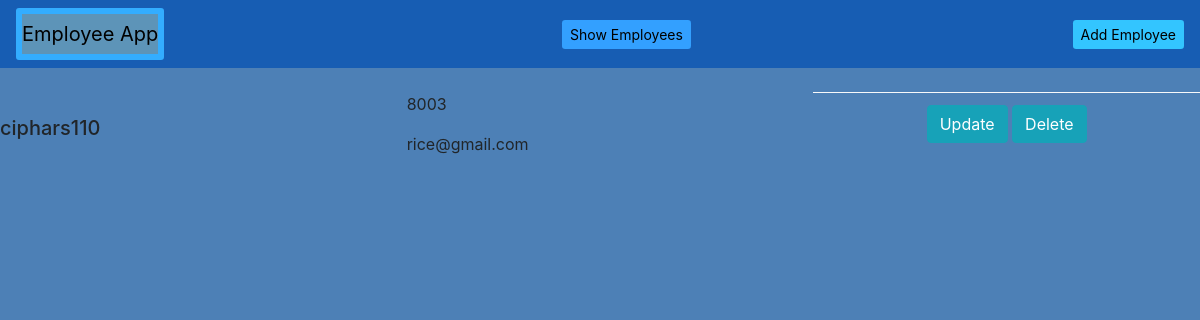
The app's page /employee/, older data.
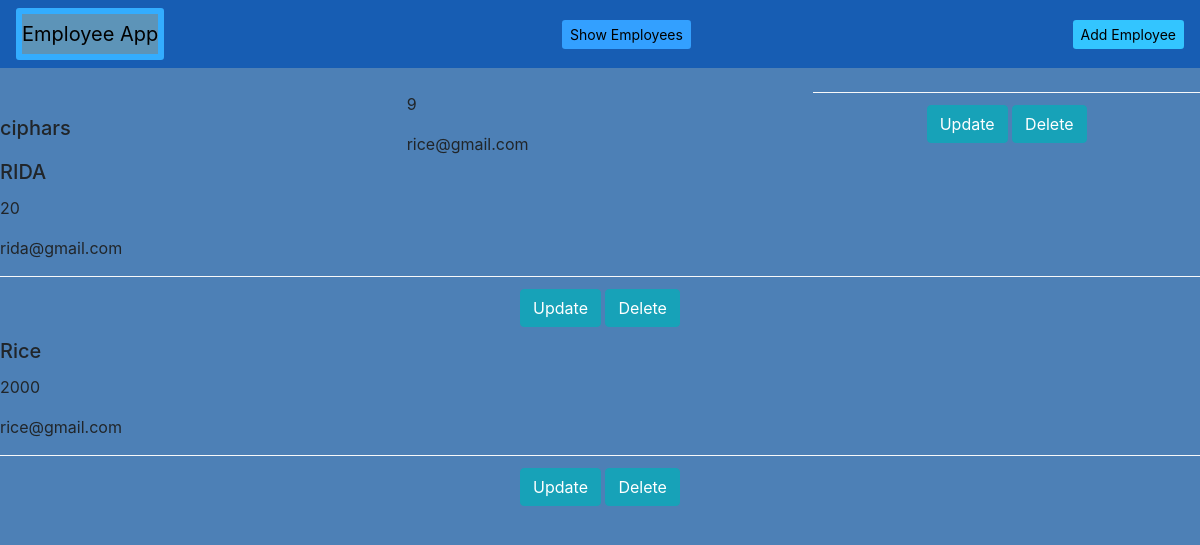
The same page, newer data.
### employeeapp/models.py (models this page shows, shortened)
class Salary(models.Model):
    employee = models.OneToOneField(Employee, on_delete=models.CASCADE, primary_key=True)
    salary = models.IntegerField(null=False)
    bankname = models.CharField(max_length=20, default="no bank info")
    def __str__(self):
        return str(self.salary)

class Employee(models.Model):
    department = models.ForeignKey('Department', on_delete=models.CASCADE) # MANY TO ONE R/SHIP
    name = models.CharField(max_length=20, null=False)
    email = models.EmailField(blank=True)

### employeeapp/views.py (the view)
# urls.py: path('', views.index, name="index"),
def index(request):
    salaries = Salary.objects.all()
    return render(request, "base.html", {'salaries': salaries})

### templates/base.html (shortened to what this page needs)
<!DOCTYPE html>
{% load static %}
<html>
<head>
    <link rel="stylesheet" href="https://stackpath.bootstrapcdn.com/bootstrap/4.3.1/css/bootstrap.min.css"
>
</head>
<body style="background-color:#4d80b6;">
<nav class="navbar navbar-light" style="background-color:#175db3;">
    <a href="#" class="navbar-brand"
       style="background-color:#5d94b8;color:#000000;border-width:6px;border-color:#33adff;border-style:solid;border-spacing:20px;border-radius: 3px;">Employee
        App</a>
    <a class="navbar-link btn-sm" href="{% url 'index' %}" style="background-color:#33a0ff;color:#000000;">Show
        Employees</a>
    <a href="{% url 'create' %}" class="navbar-link btn-sm" style="background-color:#33c5ff;color:#000000;">Add
        Employee</a>
</nav>
<br>
{% block content %}
    <div class="card-columns">
        <br>
        {% for s in salaries %}
            <h5 class="card-title">{{ s.employee.name }}</h5>
            <p class="card-text">{{ s }}</p>
            <p class="card-text">{{ s.employee.email }}</p>
            <div class="card-footer bg-transparent border-light">
                <center>
                    <a href="update/{{ s.employee.id }}" class="btn btn-info" id='{{ s.employee.id }}'>Update</a>
                    <a href="delete/{{ s.employee.id }}" class="btn btn-info" id='{{ s.employee.id }}'>Delete</a>
                </center>
            </div>
            </div>
        {% endfor %}
{% endblock %}
</body>
</html>

Row changes from the older to the newer data that the page shows:
changed Salary: employee.name "ciphars110" → "ciphars"; salary "8003" → "9"
added Salary: employee.name "RIDA", salary "20", employee.email "rida@gmail.com"
added Salary: employee.name "Rice", salary "2000", employee.email "rice@gmail.com"
